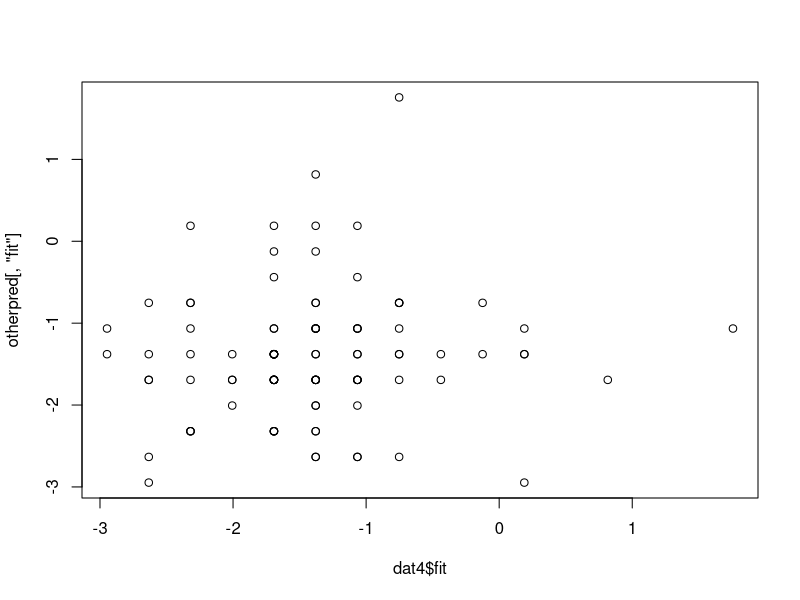
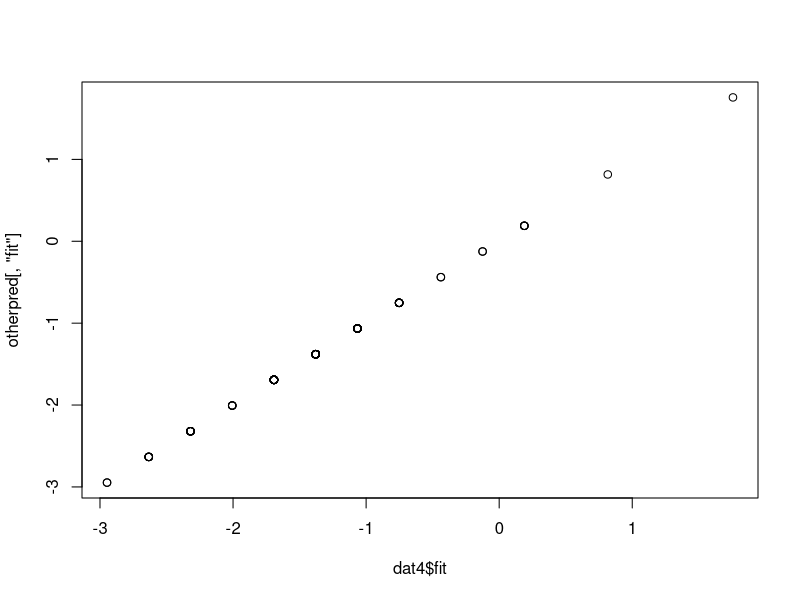
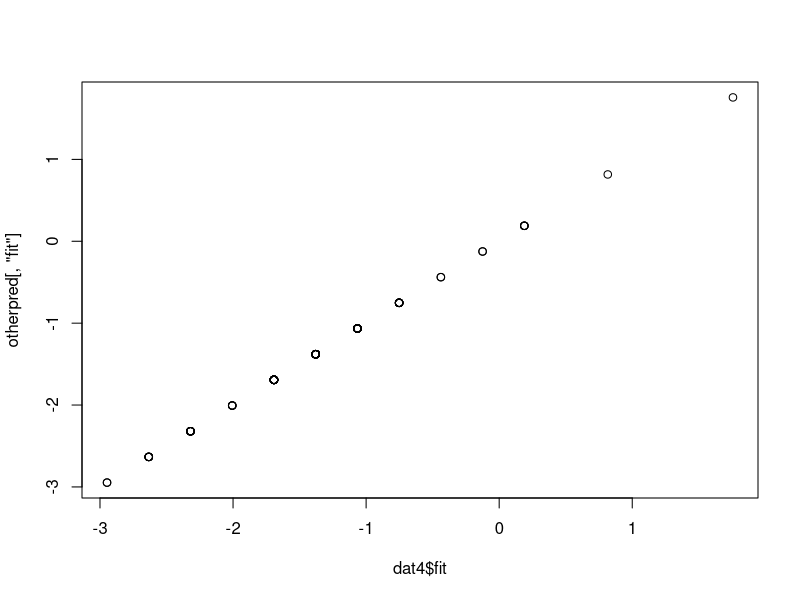

The R source for these figures, in order:
## ---- chunk 1
##This Invisible Chunk is required in all CRMDA documents
outdir <- paste0("figures-", "template")
if (!file.exists(outdir)) dir.create(outdir, recursive = TRUE)
knitr::opts_chunk$set(echo=TRUE, comment=NA, fig.path=paste0(outdir, "/p-"))
options(width = 70)
## ---- chunk 2
N <- 100
x1 <- rnorm(N, m = 0, sd = 10)
x2 <- rpois(N, lambda = 7)
x3 <- sample(letters[1:26], N, replace = TRUE)
x4 <- gl(5, N/5, labels = c("low", "luke", "med", "warm", "hot"))
class(x1)
class(x2)
class(x3)
class(x4)
## ---- chunk 3
dat <- data.frame(x1, x2, x3, x4, stringsAsFactors = FALSE)
## ---- chunk 4
head(dat)
## ---- chunk 5
str(dat)
## ---- chunk 6
dat[c(1, 10:14, 99), ]
## ---- chunk 7
dat[ , 3]
## ---- chunk 8
dat[ , "x3"]
## ---- chunk 9
dat$x3
## ---- chunk 10
x3.1 <- dat["x3"]
class(x3.1)
## ---- chunk 11
x3.1$x3
## ---- chunk 12
x3.2 <- dat[["x3"]]
class(x3.2)
is.factor(x3.2)
## ---- chunk 13
summary(dat)
## ---- chunk 14
library(rockchalk)
summarize(dat)
## ---- chunk 15
dimnames(dat) <- list(paste0("r", 1:100), paste0('a', 1:4))
head(dat)
## ---- chunk 16
colnames(dat)
colnames(dat) <- c("x1", "x2", "x3", "x4")
head(dat)
## ---- chunk 17
N <- 100
x1 <- rnorm(N, m = 0, sd = 10)
x2 <- rpois(N, lambda = 7)
dat2 <- data.frame(x1, x2)
## ---- chunk 18
m1 <- lm(x1 ~ x2, data = dat2)
## ---- chunk 19
dat2$pred <- predict(m1)
## ---- chunk 20
head(dat2)
## ---- chunk 21
dat2$otherpred <- predict(m1, interval = "confidence")
## ---- chunk 22
head(dat2)
## ---- chunk 23
summary(dat2)
## ---- chunk 24
otherpred <- predict(m1, interval = "confidence")
dat3 <- cbind(dat2, otherpred)
head(dat3)
## ---- chunk 25
dat4 <- merge(dat2, otherpred, by = "row.names")
head(dat4)
## ---- chunk 26
dat4[ , "Row.names"] <- NULL
all.equal(dat3, dat4)
## ---- chunk 27
sum(dat3$fit - otherpred[ , "fit"])
sum(dat3$lwr -  otherpred[ , "lwr"])
## ---- chunk 28
sum(abs(dat4$fit - otherpred[ , "fit"]))
sum(abs(dat4$lwr -otherpred[ , "lwr"]))
## ---- chunk 29
plot(dat4$fit, otherpred[ , "fit"])
## ---- chunk 30
dat4 <- merge(dat2, otherpred, by = "row.names")
head(dat4)
## ---- chunk 31
dat4 <- dat4[order(as.numeric(dat4[ , "Row.names"])), ]
## ---- chunk 32
plot(dat4$fit, otherpred[ , "fit"])
## ---- chunk 33
dat4 <- merge(dat2, otherpred, by = "row.names", sort = FALSE)
## ---- chunk 34
plot(dat4$fit, otherpred[ , "fit"])
## ---- chunk 35
sessionInfo()
